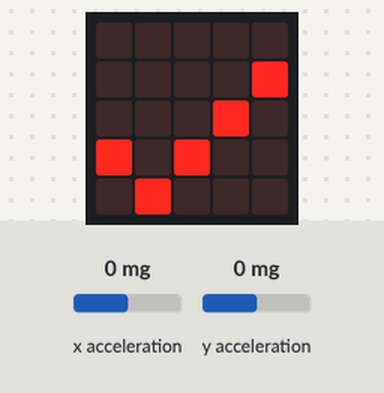
The program below on a simulated BBC micro:bit (MakeCode). Shown: the board's 5×5 LED display. Inputs (shaded band) come from the test bench; at power-on: x acceleration 0 mg, y acceleration 0 mg.

Above: at 1.8 s.
1.9 s: x acceleration set to -96 mg
3.6 s: x acceleration set to -111 mg
At 4.3 s:
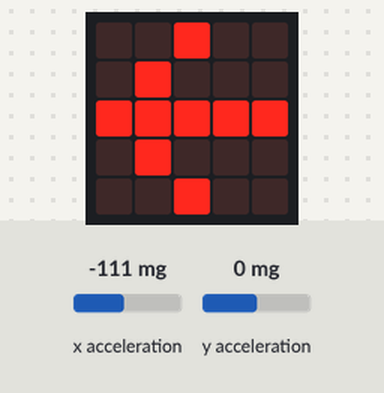
5.2 s: y acceleration set to -93 mg
6.7 s: y acceleration set to -108 mg
At 7.9 s:
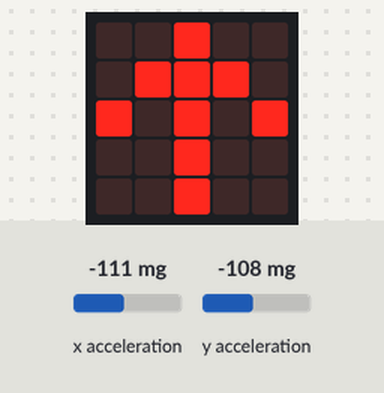
8.5 s: y acceleration set to 750 mg
At 9.7 s:
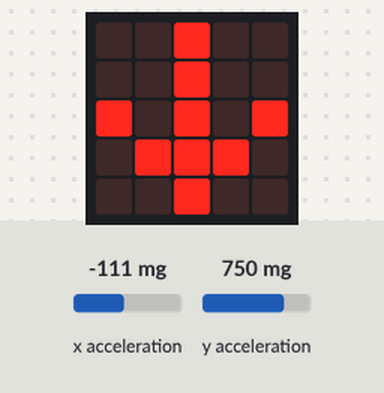
10.2 s: y acceleration set to 107 mg
11.7 s: y acceleration set to 89 mg
At 13.3 s:
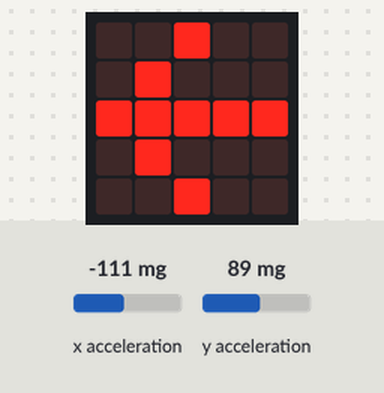
Timing chart, 0 to 14.6 s (numbered marks = the images above; inputs shaded):
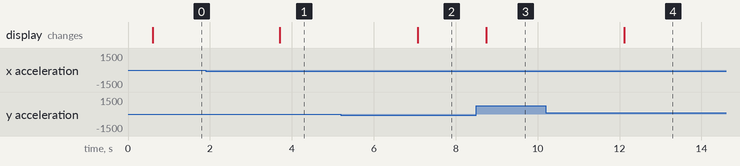

The program:

main.ts
```typescript
basic.showIcon(IconNames.Angry)
basic.forever(function () {
    if (input.acceleration(Dimension.Y) < -100) {
        basic.showLeds(`
            . . # . .
            . # # # .
            # . # . #
            . . # . .
            . . # . .
            `)
    } else if (input.acceleration(Dimension.Y) > 100) {
        basic.showLeds(`
            . . # . .
            . . # . .
            # . # . #
            . # # # .
            . . # . .
            `)
    } else if (input.acceleration(Dimension.X) < -100) {
        basic.showLeds(`
            . . # . .
            . # . . .
            # # # # #
            . # . . .
            . . # . .
            `)
    } else if (input.acceleration(Dimension.X) > 100) {
        basic.showLeds(`
            . . # . .
            . . . # .
            # # # # #
            . . . # .
            . . # . .
            `)
    } else {
        basic.showIcon(IconNames.Yes)
    }
})
```

test.ts
```typescript
// les tests vont ici ; cela ne sera pas compilé si ce paquet est utilisé en tant qu'extension.
```

Measured:
- the behaviour switches between -100 and -101 mg on x acceleration (found by bisection; images 0 and 1)
- the behaviour switches between -100 and -101 mg on y acceleration (found by bisection; images 1 and 2)
- the behaviour switches between 101 and 100 mg on y acceleration (found by bisection; images 3 and 4)
- after the input at 1.9 s, every drawn part: stays the same
- after the input at 3.6 s, the display: changes after 0.11 s (image 1)
- after the input at 5.2 s, every drawn part: stays the same
- after the input at 6.7 s, the display: changes after 0.37 s (image 2)
- after the input at 8.5 s, the display: changes after 0.25 s (image 3)
- after the input at 10.2 s, every drawn part: stays the same
- after the input at 11.7 s, the display: changes after 0.41 s (image 4)
